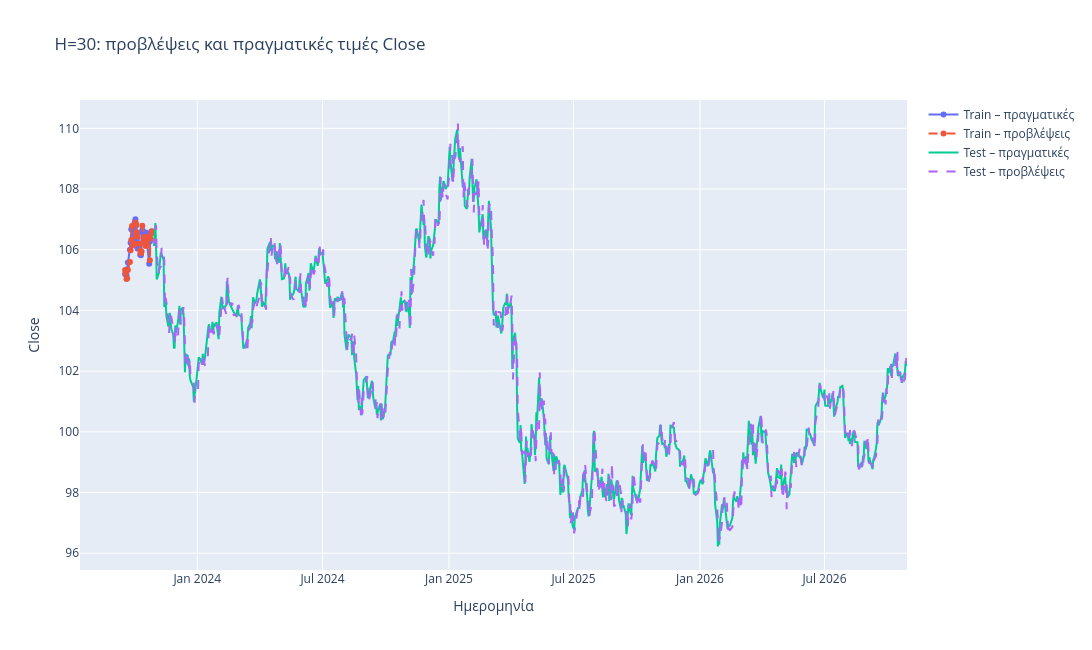

This figure's notebook cell:
### Markdown cell above
## Ερώτημα 6

> Για H=30 κατασκευάστε πολύγωνο με τις προβλέψεις του μοντέλου στα train και test, καθώς και τις αντίστοιχες πραγματικές
> τιμές. Μπορείτε να τα σχεδιάσετε τα πολύγωνα στο ίδιο plot. Για το train set, να εμφανίσετε το πολύγωνο μόνο για τις
> τελευταίες 30 Close τιμές. Τι παρατηρείτε για τις προβλεπόμενες τιμές σε σχέσεις με τις πραγματικές;

### Code cell
def plot_predictions(p_tr, p_te, title, last_n=30):
    d_tr, d_te = usd.index[train_idx][-last_n:], usd.index[test_idx]
    fig = go.Figure()
    fig.add_trace(go.Scatter(x=d_tr, y=close[train_idx][-last_n:], mode="lines+markers", name="Train – πραγματικές"))
    fig.add_trace(go.Scatter(x=d_tr, y=p_tr[-last_n:], mode="lines+markers", name="Train – προβλέψεις",
                             line=dict(dash="dash")))
    fig.add_trace(go.Scatter(x=d_te, y=close[test_idx], mode="lines", name="Test – πραγματικές"))
    fig.add_trace(go.Scatter(x=d_te, y=p_te, mode="lines", name="Test – προβλέψεις", line=dict(dash="dash")))
    fig.update_layout(title=title, xaxis_title="Ημερομηνία", yaxis_title="Close", width=1400, height=650)
    fig.show()

plot_predictions(*preds[30], "H=30: προβλέψεις και πραγματικές τιμές Close")

### Figure 1 — Plotly figure (JSON) as saved in the notebook; plotly's stock layout.template omitted (floating-point values rounded to 4 significant figures; data arrays with more than 128 entries replaced by an {"elided": "..."} marker saying what was removed)
{"data": [{"mode": "lines+markers", "name": "Train – πραγματικές", "type": "scatter", "x": ["2023-09-18T00:00:00", "2023-09-19T00:00:00", "2023-09-20T00:00:00", "2023-09-21T00:00:00", "2023-09-22T00:00:00", "2023-09-25T00:00:00", "2023-09-26T00:00:00", "2023-09-27T00:00:00", "2023-09-28T00:00:00", "2023-09-29T00:00:00", "2023-10-02T00:00:00", "2023-10-03T00:00:00", "2023-10-04T00:00:00", "2023-10-05T00:00:00", "2023-10-06T00:00:00", "2023-10-09T00:00:00", "2023-10-10T00:00:00", "2023-10-11T00:00:00", "2023-10-12T00:00:00", "2023-10-13T00:00:00", "2023-10-16T00:00:00", "2023-10-17T00:00:00", "2023-10-18T00:00:00", "2023-10-19T00:00:00", "2023-10-20T00:00:00", "2023-10-23T00:00:00", "2023-10-24T00:00:00", "2023-10-25T00:00:00", "2023-10-26T00:00:00", "2023-10-27T00:00:00"], "y": [105.2, 105.2, 105.2, 105.4, 105.6, 106.0, 106.2, 106.7, 106.2, 106.2, 106.9, 107.0, 106.8, 106.3, 106.0, 106.1, 105.8, 105.8, 106.6, 106.7, 106.2, 106.2, 106.6, 106.2, 106.2, 105.5, 106.3, 106.5, 106.6, 106.6]}, {"line": {"dash": "dash"}, "mode": "lines+markers", "name": "Train – προβλέψεις", "type": "scatter", "x": ["2023-09-18T00:00:00", "2023-09-19T00:00:00", "2023-09-20T00:00:00", "2023-09-21T00:00:00", "2023-09-22T00:00:00", "2023-09-25T00:00:00", "2023-09-26T00:00:00", "2023-09-27T00:00:00", "2023-09-28T00:00:00", "2023-09-29T00:00:00", "2023-10-02T00:00:00", "2023-10-03T00:00:00", "2023-10-04T00:00:00", "2023-10-05T00:00:00", "2023-10-06T00:00:00", "2023-10-09T00:00:00", "2023-10-10T00:00:00", "2023-10-11T00:00:00", "2023-10-12T00:00:00", "2023-10-13T00:00:00", "2023-10-16T00:00:00", "2023-10-17T00:00:00", "2023-10-18T00:00:00", "2023-10-19T00:00:00", "2023-10-20T00:00:00", "2023-10-23T00:00:00", "2023-10-24T00:00:00", "2023-10-25T00:00:00", "2023-10-26T00:00:00", "2023-10-27T00:00:00"], "y": [105.3, 105.2, 105.0, 105.1, 105.3, 105.6, 106.0, 106.3, 106.8, 106.1, 106.2, 106.9, 106.8, 106.6, 106.4, 106.2, 106.0, 105.9, 105.9, 106.8, 106.4, 106.3, 106.1, 106.4, 106.2, 106.4, 105.7, 106.4, 106.5, 106.6]}, {"mode": "lines", "name": "Test – πραγματικές", "type": "scatter", "x": {"elided": "755 str values"}, "y": {"elided": "755 float values"}}, {"line": {"dash": "dash"}, "mode": "lines", "name": "Test – προβλέψεις", "type": "scatter", "x": {"elided": "755 str values"}, "y": {"elided": "755 float values"}}], "layout": {"height": 650, "title": {"text": "H=30: προβλέψεις και πραγματικές τιμές Close"}, "width": 1400, "xaxis": {"title": {"text": "Ημερομηνία"}}, "yaxis": {"title": {"text": "Close"}}}}
